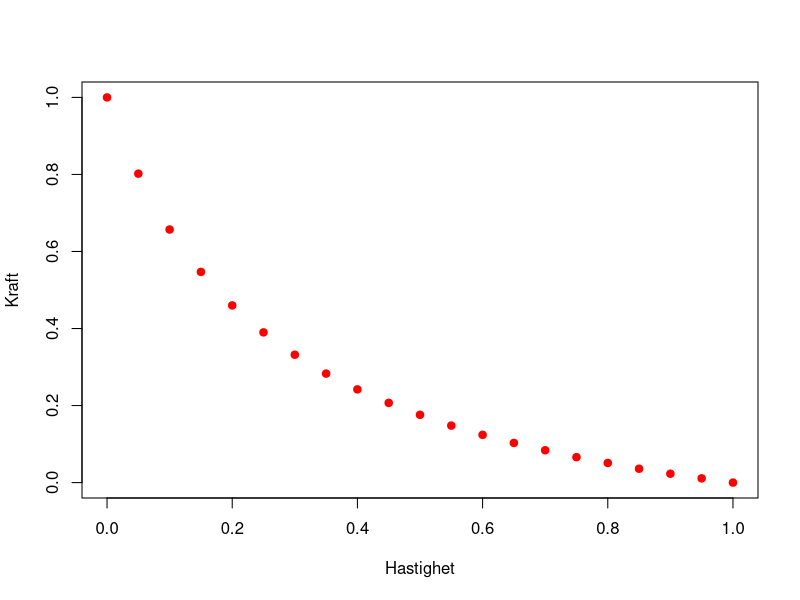

The R script that drew this image:
# Importera en csv fil som har rubriker (headars) på första raden
# och använder ; som avgränsare 
# MuskelKraftHastighet.csv innehåller maximal normaliserad kraft 
# vs normaliserad förkortningshastighet
# beräknat från Hills model (se referens längst ned i skriptet)

fv <- read.csv2("DataFiler/MuskelKraftHastighet.csv", header=TRUE)

## skriv ut fv
print(fv)

## Plotta fv
plot(fv, col="red", pch=19)

# Om man ska importera en csv fil där punkt används som decimaltecken, 
# istället för komma (vilket är standard exempelvis i England), 
# använder man read.csv istället för read.csv2
# Om du undrar hur din fil ser ut (vilka decimaltecken och 
# avgränsare som används) går det bra att öppna csv filer i
# en vanlig text editor (som exempelvis notepad i windows).

### Hittar ej filen

# Alla sökvägar (sem exempelvis "DataFiler/import.csv") 
# utgår från working direcotry, vilket, förutsatt att projektet
# R_Rörelselära är öppet är R_Rörelselära mappen
# där projekfilen R_Rörelselära.Rproj finns

# Om man vill kolla kan man skriv ut working directory
getwd()
# Är det inte R_Rörelselära som är working directory beror det antagligen
# på att du inte arbetar inom det projektet. 
# För att göra det måste du gå till File->Open Projekt och öppna projektfilen
# Eller srtarta RStudio genom att dubbelklicka på projektfilen (R_Rörelselära.Rproj)

### Info om vilken data typ fv är

# Kontrollera data typen
class(fv)
# När man läser in en CSV fil får man en Data Frame 

# Skriv ut namnen på kolumnerna
colnames(fv)

# För att referera enbart till en kolumn i en Data Frame används $ tecknet
print(fv$Kraft)

### Referens till använd artikel med muskelmodell
# Hill, A. V. (1938). The heat of shortening and the dynamic constants 
# of muscle. Proceedings of the Royal Society of London. 
# Series B-Biological Sciences, 126(843), 136-195.
